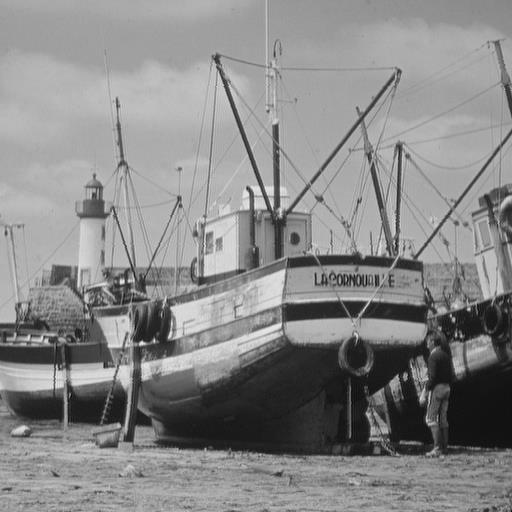
%> input picture test_images/Histogram Citra/image_01.png, 512 x 512 px; its folder holds only this picture in this run
$ octave testMedianFilter.m   (GNU Octave 9; MATLAB toolbox functions it lacks are replaced by stand-ins)
%> lines starting %> are read from the running program, lines starting %| are printed output that depends on the picture; in (x1, y1, x2, y2) boxes, pixels count from 0 and x2, y2 are one past the last pixel; in counts of white or black regions, pixels touching at a corner belong together; the program's own positions count from 1
### src/enhancement/Filtering/medianFilter.m
% Filter Median Spasial Manual
function outputImg = medianFilter(img, varargin)
    if nargin < 1 || isempty(img)
        error('Citra input harus disediakan.');
    end

    if ~isnumeric(img)
        error('Citra input harus berupa array numerik.');
    end

    p = inputParser;
    addParameter(p, 'size', 3, @isnumeric);
    addParameter(p, 'windowSize', [], @isnumeric);
    addParameter(p, 'padding', 'replicate', @(x) ischar(x) || isstring(x));
    parse(p, varargin{:});

    % Tentukan ukuran window (harus ganjil)
    wSize = p.Results.size;
    if ~isempty(p.Results.windowSize)
        wSize = p.Results.windowSize;
    end

    if isscalar(wSize)
        wh = wSize;
        ww = wSize;
    elseif length(wSize) == 2
        wh = wSize(1);
        ww = wSize(2);
    else
        error('Ukuran window harus skalar atau vektor [tinggi, lebar].');
    end

    if mod(wh, 2) == 0 || mod(ww, 2) == 0
        error('Ukuran window median filter harus bilangan ganjil (contoh: 3, 5, [3 3]).');
    end

    paddingMode = char(p.Results.padding);
    origClass = class(img);

    % Hitung radius padding
    padH = (wh - 1) / 2;
    padW = (ww - 1) / 2;

    % Terapkan boundary padding manual
    paddedImg = padImageManual(img, padH, padW, paddingMode);

    [H, W, numChannels] = size(img);
    output = zeros(H, W, numChannels, origClass);

    % Indeks nilai tengah setelah pengurutan
    numElements = wh * ww;
    medianIdx = (numElements + 1) / 2;

    % Filter median manual per channel
    for ch = 1:numChannels
        chPadded = paddedImg(:, :, ch);
        for i = 1:H
            for j = 1:W
                % 1. Ekstrak neighborhood lokal
                patch = chPadded(i : i + wh - 1, j : j + ww - 1);

                % 2. Kumpulkan nilai intensitas
                vals = patch(:);

                % 3. Urutkan nilai
                sortedVals = sort(vals);

                % 4 & 5. Ambil nilai median dan masukkan ke output
                output(i, j, ch) = sortedVals(medianIdx);
            end
        end
    end

    outputImg = output;
end

### src/enhancement/Filtering/padImageManual.m
% Padding Citra Manual
function padded = padImageManual(img, padH, padW, mode)
    if nargin < 4 || isempty(mode)
        mode = 'replicate';
    end

    if ~isnumeric(img)
        error('Input citra harus bertipe numerik.');
    end

    if padH < 0 || padW < 0 || floor(padH) ~= padH || floor(padW) ~= padW
        error('Ukuran padding (padH, padW) harus berupa bilangan bulat non-negatif.');
    end

    % Jika tidak ada padding yang dibutuhkan, kembalikan citra asli
    if padH == 0 && padW == 0
        padded = img;
        return;
    end

    [H, W, numChannels] = size(img);
    mode = lower(mode);

    switch mode
        case {'zero', 'zeros'}
            % Zero padding
            padded = zeros(H + 2 * padH, W + 2 * padW, numChannels, class(img));
            padded(padH + 1 : padH + H, padW + 1 : padW + W, :) = img;

        case 'replicate'
            % Replicate border
            rowIndices = min(max((1 - padH) : (H + padH), 1), H);
            colIndices = min(max((1 - padW) : (W + padW), 1), W);
            padded = img(rowIndices, colIndices, :);

        case {'symmetric', 'reflect'}
            % Symmetric reflection
            rowIndices = getSymmetricIndices(H, padH);
            colIndices = getSymmetricIndices(W, padW);
            padded = img(rowIndices, colIndices, :);

        otherwise
            error('Mode padding tidak dikenal: %s. Gunakan ''replicate'', ''zero'', atau ''symmetric''.', mode);
    end
end

% Hitung indeks symmetric manual (whole-point reflection)
function indices = getSymmetricIndices(len, pad)
    indices = zeros(1, len + 2 * pad);
    for k = 1:(len + 2 * pad)
        pos = k - pad;
        while pos < 1 || pos > len
            if pos < 1
                pos = 1 - pos;
            elseif pos > len
                pos = 2 * len + 1 - pos;
            end
        end
        indices(k) = min(max(pos, 1), len);
    end
end

### src/test/Filtering/testMedianFilter.m
% testMedianFilter.m - Pengujian Filter Median Manual
clear; clc; close all;

scriptDir = fileparts(mfilename('fullpath'));
testDir = fileparts(scriptDir);
srcDir = fileparts(testDir);
projectRoot = fileparts(srcDir);
addpath(genpath(projectRoot));

fprintf('=====================================================\n');
fprintf('          PENGUJIAN MANUAL MEDIAN FILTER\n');
fprintf('=====================================================\n\n');

% Muat citra uji
testPath = fullfile(projectRoot, 'test_images');
imgFile = '';
if exist(testPath, 'dir')
    files = dir(fullfile(testPath, '**', '*.png'));
    if ~isempty(files)
        imgFile = fullfile(files(1).folder, files(1).name);
    end
end

if ~isempty(imgFile)
    imgClean = imread(imgFile);
%> imgClean is the input picture: size 512x512x3 uint8; min 5, max 237, mean 136.1
    fprintf('Citra uji: %s\n', imgFile);
else
    [X, Y] = meshgrid(1:200, 1:200);
    imgClean = uint8(mod(X + Y, 256));
    fprintf('Menggunakan citra sintetis fallback (200x200).\n');
end

% Tambahkan noise salt-and-pepper secara manual
noisyImg = imgClean;
rng(42);
noiseDensity = 0.08;
maskSalt = rand(size(noisyImg, 1), size(noisyImg, 2)) < (noiseDensity / 2);
maskPepper = rand(size(noisyImg, 1), size(noisyImg, 2)) >= (noiseDensity / 2) & ...
             rand(size(noisyImg, 1), size(noisyImg, 2)) < noiseDensity;

for ch = 1:size(noisyImg, 3)
    channel = noisyImg(:, :, ch);
    channel(maskSalt) = 255;
    channel(maskPepper) = 0;
    noisyImg(:, :, ch) = channel;
end
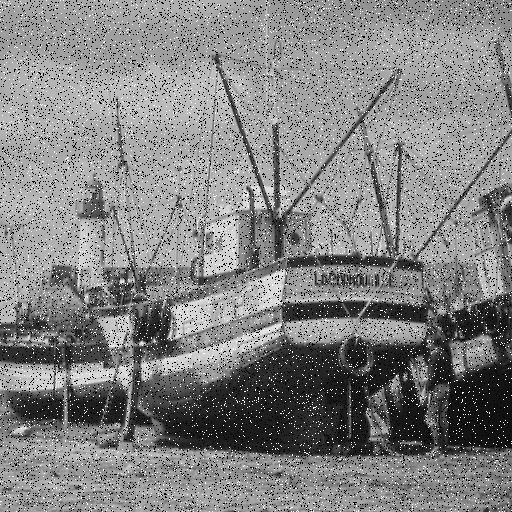
%> channel: size 512x512 uint8; min 0, max 255, mean 129.9
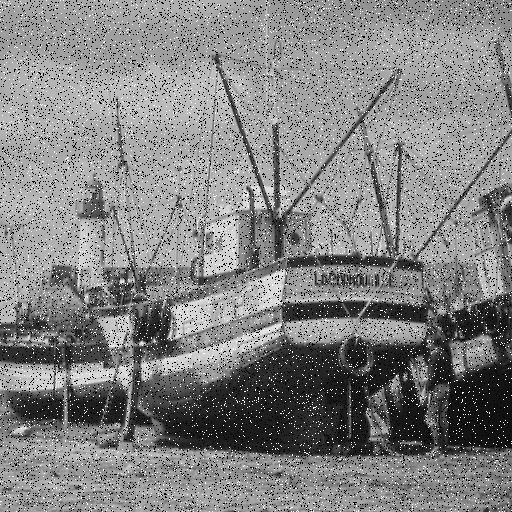
%> noisyImg: size 512x512x3 uint8; 11.31% of pixels changed, all inside (x1, y1, x2, y2) = (0, 0, 512, 512)

% Jalankan median filter manual 3x3 dan 5x5
fprintf('Menjalankan median filter manual (3x3)...\n');
out3x3 = medianFilter(noisyImg, 'size', 3);
%> in padImageManual, `padded = img(rowIndices, colIndices, :);`:
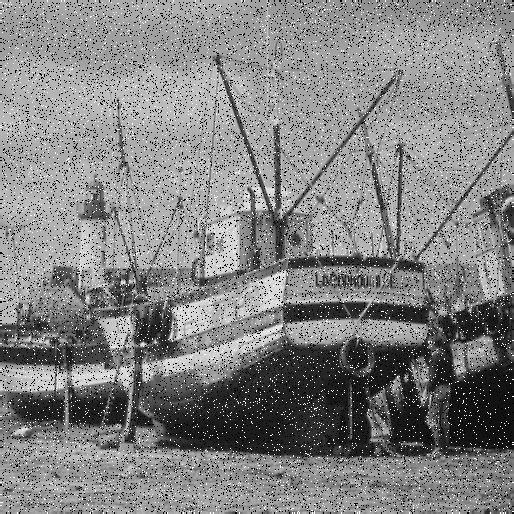
%> padded: size 514x514x3 uint8; min 0, max 255, mean 130

fprintf('Menjalankan median filter manual (5x5)...\n');
out5x5 = medianFilter(noisyImg, 'size', 5);
%> call 2 of padImageManual, with padH = 2, padW = 2, mode = 'replicate'
%> in padImageManual (call 2), `padded = img(rowIndices, colIndices, :);`:
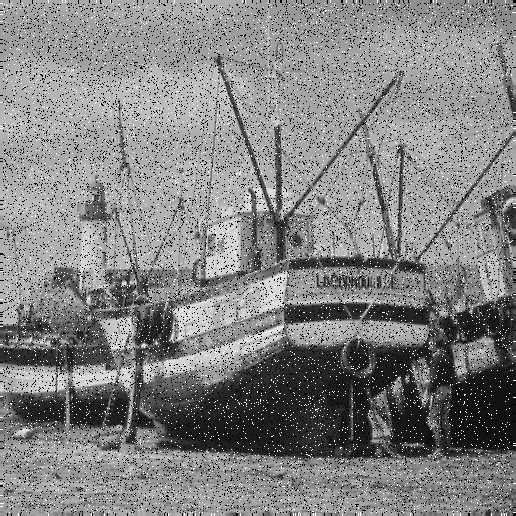
%> padded: size 516x516x3 uint8; min 0, max 255, mean 130
%> after the loop in medianFilter (call 2), `for ch = 1:numChannels`:
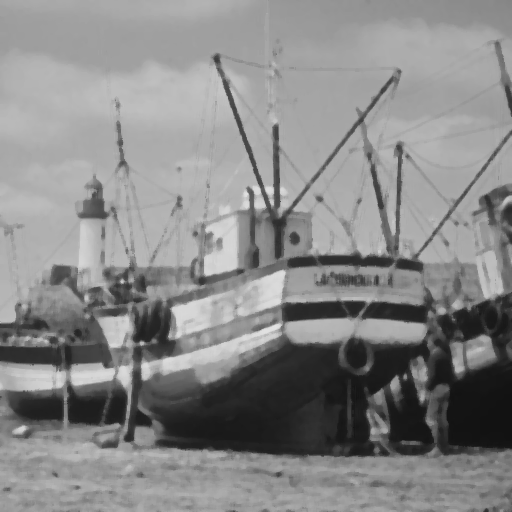
%> output: size 512x512x3 uint8; min 17, max 227, mean 135.7

% Validasi pembanding dengan medfilt2 jika tersedia
if exist('medfilt2', 'file') == 2
    if size(noisyImg, 3) == 1
        ref3x3 = medfilt2(noisyImg, [3 3], 'symmetric');
    else
        ref3x3 = zeros(size(noisyImg), 'uint8');
        for c = 1:3
            ref3x3(:, :, c) = medfilt2(noisyImg(:, :, c), [3 3], 'symmetric');
        end
    end
    outManualSym = medianFilter(noisyImg, 'size', 3, 'padding', 'symmetric');
    diffMed = abs(double(outManualSym) - double(ref3x3));
%> diffMed: size 512x512x3 double; every value is 0
    fprintf('Validasi terhadap medfilt2 (mode symmetric):\n');
    fprintf('  Rata-rata selisih: %.4f level\n', mean(diffMed(:)));
%|   Rata-rata selisih: 0.0000 level
    fprintf('  Maksimum selisih : %d level\n\n', max(diffMed(:)));
%|   Maksimum selisih : 0 level
end

% Visualisasi hasil
figure('Name', 'Hasil Pengujian Median Filter', 'Position', [80, 80, 1100, 500]);

subplot(1, 4, 1);
if ndims(imgClean) == 3, imshow(imgClean); else, imshow(imgClean, []); end
title('Citra Asli (Bersih)', 'FontWeight', 'bold');

subplot(1, 4, 2);
if ndims(noisyImg) == 3, imshow(noisyImg); else, imshow(noisyImg, []); end
title('Citra Ber-noise (Salt & Pepper)', 'FontWeight', 'bold');

subplot(1, 4, 3);
if ndims(out3x3) == 3, imshow(out3x3); else, imshow(out3x3, []); end
title('Median Filter Manual 3x3', 'FontWeight', 'bold');

subplot(1, 4, 4);
if ndims(out5x5) == 3, imshow(out5x5); else, imshow(out5x5, []); end
title('Median Filter Manual 5x5', 'FontWeight', 'bold');

fprintf('Pengujian selesai dengan sukses.\n');
